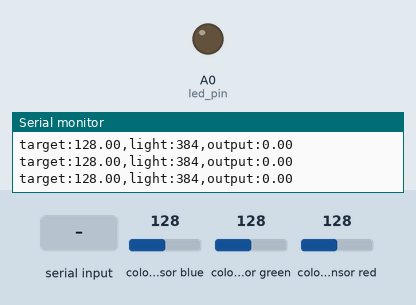
Recording of a sketch running on a simulated Arduino Nano 33 BLE. Parts: output pins drawn as LEDs (lit = HIGH), the last lines printed to the serial monitor. The inputs (shaded band) are chosen by the test bench; at power-on: colour sensor blue 128, colour sensor green 128, colour sensor red 128.

Above: at 1.2 s.
1.3 s: "d90\n" received over Serial
At 1.46 s:
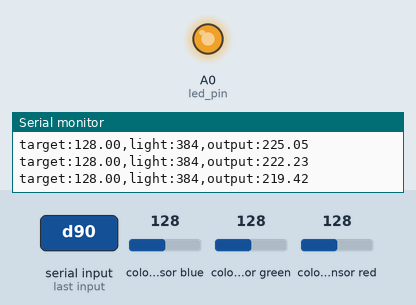
3.8 s: colour sensor blue set to 191
At 4.26 s:
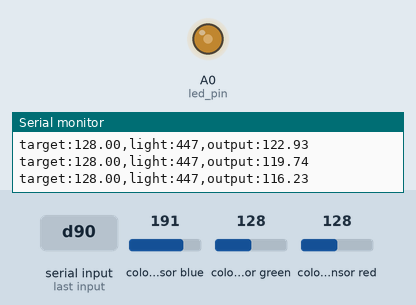
5.6 s: colour sensor green set to 250
At 6.06 s:
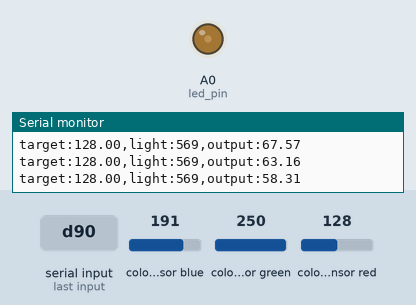
7.7 s: colour sensor red set to 191
9.7 s: "p" received over Serial
Timing chart, 0 to 12.7 s (numbered marks = the images above; inputs shaded):
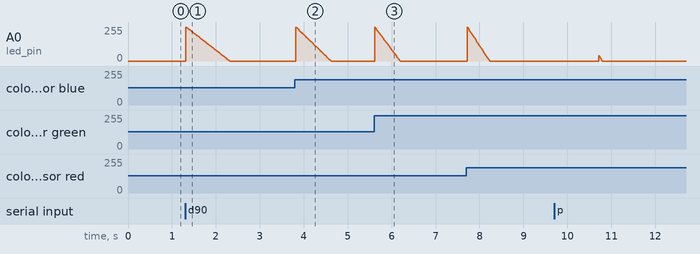

The sketch:

pid.ino
```cpp
#include <Arduino_APDS9960.h>
#include "pid_controller.h"

namespace {

constexpr auto led_pin = PIN_A0; // LED_BUILTIN;
pid_controller<float> ctrl;
float kp = 0.001;
float ki = 0.001;
float kd = 0.01;
float target = 128;

}

void setup()
{
  ctrl.set_gains(kp, ki, kd);
  ctrl.set_limits(0, 255);
  ctrl.set_target(target);

  Serial.begin(115200);
  while (!Serial);

  if (!APDS.begin()) {
    Serial.println("error initializing APDS9960 sensor");
    while (true);
  }
  pinMode(led_pin, OUTPUT);
}

void loop()
{
  static unsigned prev_ts;
  static int light_r;
  static int light_g;
  static int light_b;
  static int light_c;

  if (APDS.colorAvailable() && (millis() - prev_ts) >= 10) {
    APDS.readColor(light_r, light_g, light_b, light_c);
    auto ts = millis();
    auto output = ctrl.compute(light_c, ts - prev_ts);
    prev_ts = ts;
    analogWrite(led_pin, output);
    Serial.print("target:");
    Serial.print(target);
    Serial.print(",");
    Serial.print("light:");
    Serial.print(light_c);
    Serial.print(",");
    Serial.print("output:");
    Serial.println(output);
  }

  if (Serial.available() > 1) {
    char c = Serial.read();
    float val = Serial.parseFloat();
    switch (c)
    {
    case 'p': kp = val; break;
    case 'i': ki = val; break;
    case 'd': kd = val; break;
    case 't': target = val; break;
    }
    ctrl.reset_state();
    ctrl.set_gains(kp, ki, kd);
    ctrl.set_target(target);
  }
}
```

pid_controller.h
```cpp
#ifndef PID_CONTROLLER_H
#define PID_CONTROLLER_H

/**
 * @brief Simple Proportional-Integral-Derivative (PID) controller.
 * Computes the control output based on the input error and controller
 * gains.
 *
 * @tparam T The data type for controller parameters and in/out values.
 */
template<class T = double>
struct pid_controller {

    /**
     * @brief Underlying numeric data type.
     *
     */
    using data_t = T;

    /**
     * @brief Configure the controller proportional, integral, and derivative gains.
     *
     * @param p The proportional gain.
     * @param i The integral gain.
     * @param d The derivative gain.
     */
    void set_gains(data_t p, data_t i, data_t d)
    {
        kp = p;
        ki = i;
        kd = d;
    }

    /**
     * @brief Configure setpoint for the controller.
     *
     * @param trg The target value to be achieved by the controller.
     */
    void set_target(data_t trg)
    {
        target = trg;
    }

    /**
     * @brief Set the saturation limits for the control output. The
     * clamping of output value and integral anti-windup mechanism
     * are applied automatically.
     *
     * @param min The minimum output value allowed.
     * @param max The maximum output value allowed.
     */
    void set_limits(data_t min, data_t max)
    {
        output_min = min;
        output_max = max;
    }

    /**
     * @brief Reset the dynamics of controller.
     *
     */
    void reset_state()
    {
        integral = 0;
        prev_error = 0;
    }

    /**
     * @brief Get the control output based on the input feedback and time step.
     *
     * @param input The current input value.
     * @param dt The time step in seconds.
     * @return The computed control output.
     */
    data_t compute(data_t input, data_t dt)
    {
        data_t error = target - input;
        data_t derivative = (error - prev_error) / dt;
        prev_error = error;
        integral += error * dt;
        data_t output = kp * error + ki * integral + kd * derivative;

        if (output > output_max) {
            output = output_max;
            integral = ki ? (output - kp * error - kd * derivative) / ki : 0;
        } else if (output < output_min) {
            output = output_min;
            integral = ki ? (output - kp * error - kd * derivative) / ki : 0;
        }
        return output;
    }
private:
    data_t kp = 0;
    data_t ki = 0;
    data_t kd = 0;
    data_t target = 0;
    data_t integral = 0;
    data_t prev_error = 0;
    data_t output_min = std::numeric_limits<data_t>::lowest();
    data_t output_max = std::numeric_limits<data_t>::max();
};

#endif
```
